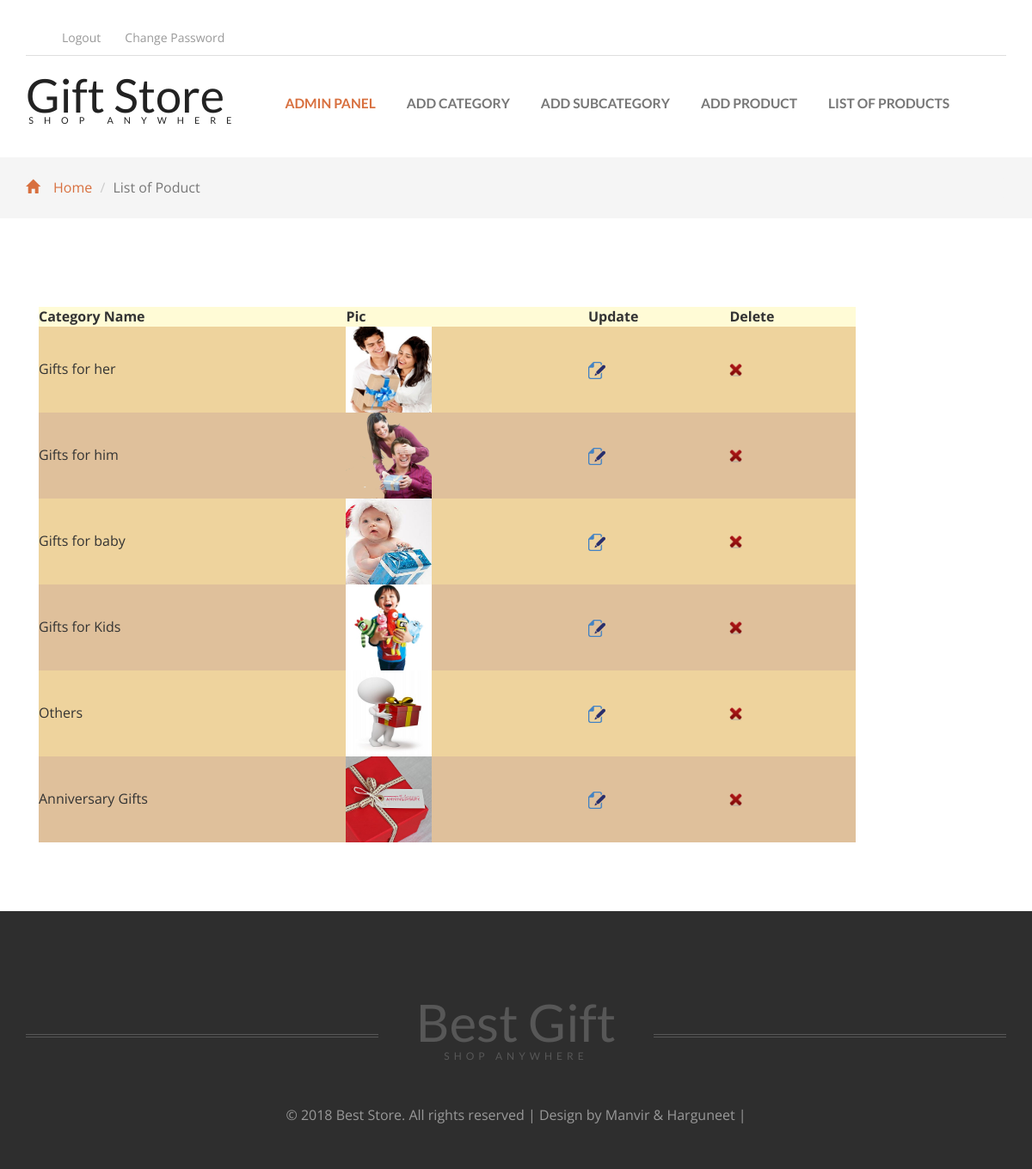
The app's page /listofcategory.php (signed in) with its own data.
### tables this page shows
CREATE TABLE IF NOT EXISTS `addcat` (
  `Cat_ID` int(10) NOT NULL AUTO_INCREMENT,
  `Cat_name` varchar(30) NOT NULL,
  `Cat_pic` varchar(80) NOT NULL,
  PRIMARY KEY (`Cat_ID`)
);

### listofcategory.php (the view, shortened to what this page needs)
<!DOCTYPE html>
<html>
<head>
<link href="css/bootstrap.css" rel="stylesheet" type="text/css" media="all" />
<link href="css/style.css" rel="stylesheet" type="text/css" media="all" />
<link rel="stylesheet" type="text/css" href="css/jquery-ui.css">
<link href="css/animate.min.css" rel="stylesheet">
</head>
<body>
	<?php
	  include_once("adminheader.php");
	?>
	<div class="breadcrumbs">
		<div class="container">
			<ol class="breadcrumb breadcrumb1 animated wow slideInLeft" data-wow-delay=".5s">
				<li><a href="adminpanel.php"><span class="glyphicon glyphicon-home" aria-hidden="true"></span>Home</a></li>
				<li class="active">List of Poduct</li>
			</ol>
		</div>
	</div>
	<div class="products">
		<div class="container">
		  <div class="col-md-8 products-right">
		    <table width="100%">
		      <tr>
		        <td>&nbsp;</td>
	          </tr>
		      <tr>
		        <td><?php
$conn=mysqli_connect(host,uname,pass,db) or die(mysqli_connect_error());
	   $q="select * from addcat";
	   $execute=mysqli_query($conn,$q);
		$count=mysqli_num_rows($execute);
		if($count==0)
	     {
		   print"No Records Found";
		 }
		 else
		 {
		   print"<table align=center width=950 cellpadding=3 cellspacing=0>";
		   print "<tr bgcolor='#FFFBD6'>
		         <td><b>Category Name</b></td>
				 <td><b>Pic</b></td>
				 <td><b>Update</b></td>
				 <td><b>Delete<strong></strong></td>
			   </tr>";
			   $c=0;
	        while($x=mysqli_fetch_array($execute))
		       {
			     if($c==0)
				  {
		            print "<tr bgcolor='#EED39D'>
				      <td>$x[1]</td>
				      <td><img width=100 height=100 src='images/$x[2]'></td>
				      <td><a href='updatecat.php?id=$x[0]'><img src='pics/edit3.png' height=20 width=20></a></td>
				       <td><a href='deletecat.php?id=$x[0]'><img src='pics/Delete.png' height=15 width=15></a></td>
			        </tr>";
					$c=1;
					}
				else
				    {
					   print "<tr bgcolor='#DFC09B'>
				      <td>$x[1]</td>
				      <td><img width=100 height=100 src='images/$x[2]'></td>
				      <td><a href='updatecat.php?id=$x[0]'><img src='pics/edit3.png' height=20 width=20></a></td>
				       <td><a href='deletecat.php?id=$x[0]'><img src='pics/Delete.png' height=15 width=15></a></td>
			        </tr>";
					 $c=0;
					}
		        }
			print"</table>";
		}
	?></td>
	          </tr>
	        </table>
			</div>
			<div class="clearfix"> </div>
		</div>
	</div>
	<?php
	  include_once("footer.php");
	?>
</body>
</html>

### css/style.css (style rules this page uses)
html, body { font-size: 100%; background: #fff; font-family: 'Open Sans', sans-serif; }
.banner-bottom,.new-collections,.checkout,.collections-bottom,.timer,.register,.products,.typo,.mail,.single,.login,.single-related-products { padding:5em 0; }
.breadcrumbs { padding:1.5em 0; background:#f5f5f5; }
.breadcrumb1 { padding:0; margin:0; }
.breadcrumb1 li { font-size:1em; color:#999; }
.breadcrumb1 li a { color:#d8703f; text-decoration:none; }
.breadcrumb1 li span { left: 0em; padding-right: 1em; color: #D8703F; }
ol { margin-bottom: 44px; }

### records on screen
addcat: Cat_name "Gifts for her", Cat_pic (picture)
addcat: Cat_name "Gifts for him", Cat_pic (picture)
addcat: Cat_name "Gifts for baby", Cat_pic (picture)
addcat: Cat_name "Gifts for Kids", Cat_pic (picture)
addcat: Cat_name "Others", Cat_pic (picture)
addcat: Cat_name "Anniversary Gifts", Cat_pic (picture)
